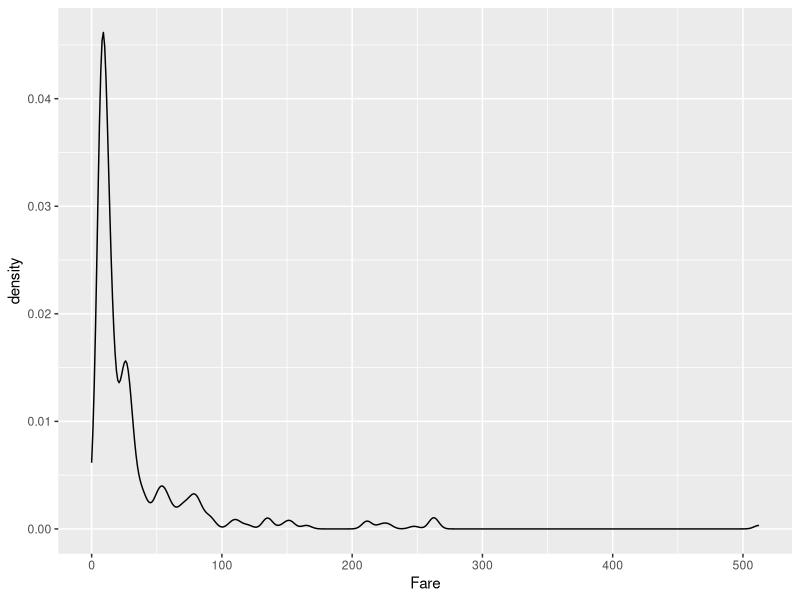
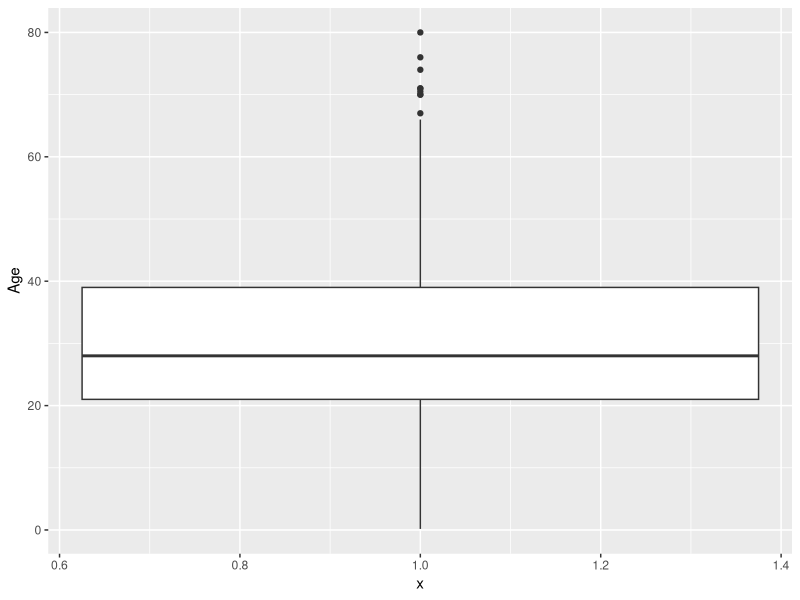
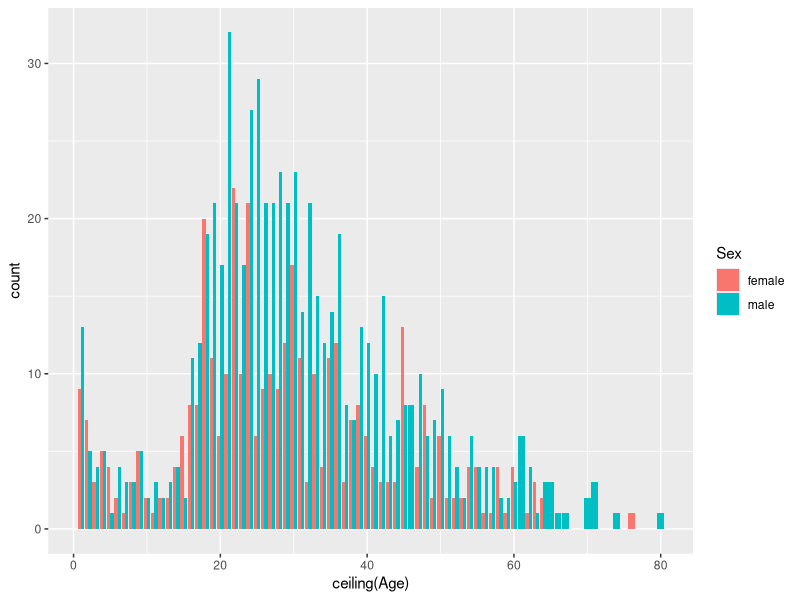
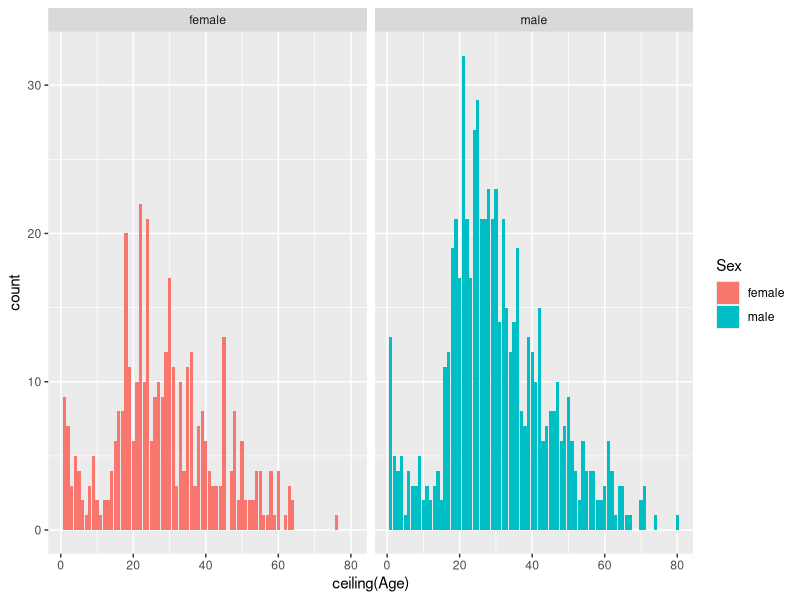
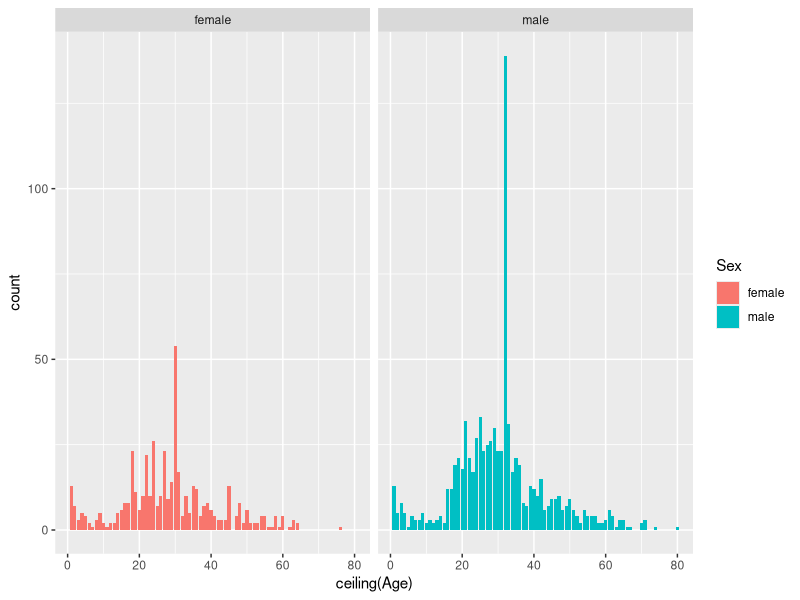
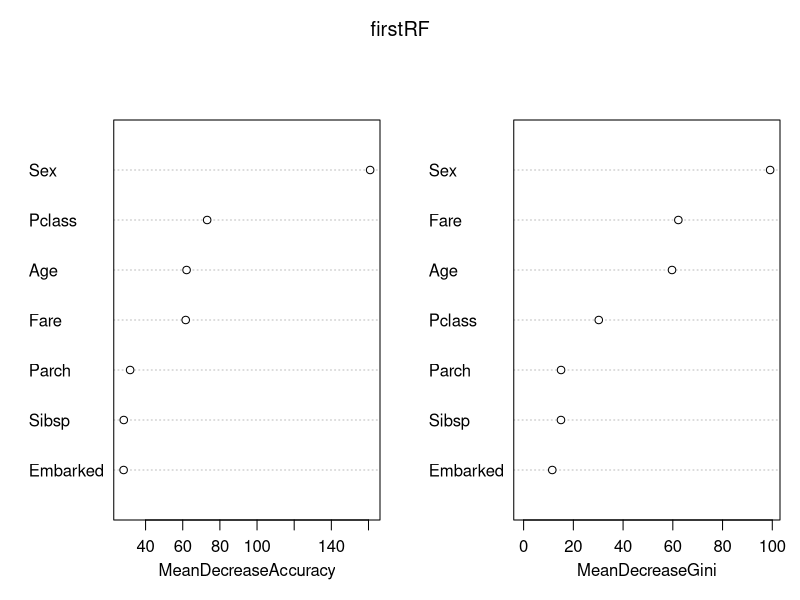
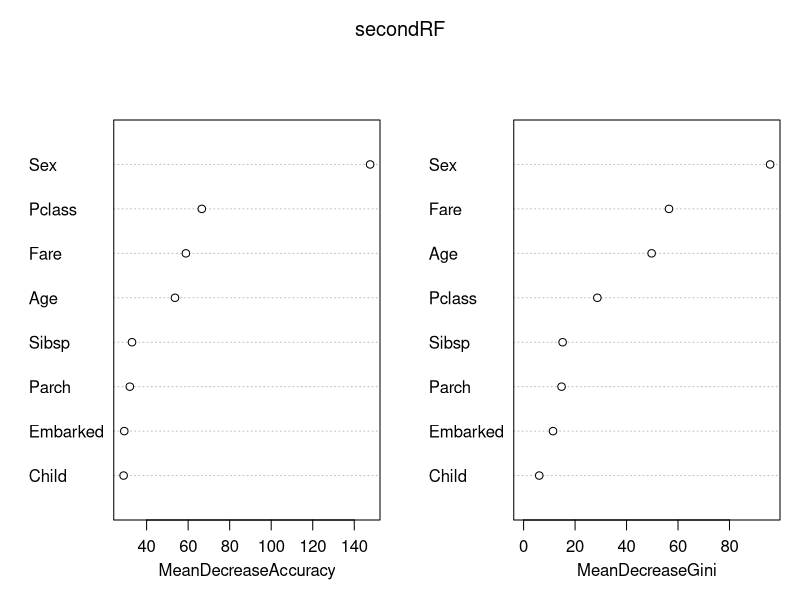

These charts were generated, in order, by the following R code: (Note: this script raises an error after producing the figures.)
# Week 5 ------------------------------------------------------------------

# Libraries
install.packages("rpart")
install.packages("randomForest")
library(rpart)                  # Predict age
library(randomForest)           # Random Forest
library(dplyr)                  # Manipulating the data
library(ggplot2)                # Visualizing the data

# 1. 데이터 수집
# Titanic 데이터
titanic <- read.csv("titanic.csv", stringsAsFactors = FALSE)
titanic <- tbl_df(titanic)
titanic
View(titanic)

# 2. 데이터 탐색 및 전처리
# 이전과 다르게 데이터가 굉장히 지저분하다.
# 따라서 전처리에 심혈을 기울여야 한다.
# 전처리를 하기 위해선 데이터의 분포, 결측값 등을 확인해야 한다.

str(titanic)
summary(titanic)

titanic$Sex <- as.factor(titanic$Sex)
titanic$Embarked <- as.factor(titanic$Embarked)
titanic$Survived <- as.factor(titanic$Survived)
titanic$Pclass <- as.factor(titanic$Pclass)

# 1등실, 2등실, 3등실의 분포를 확인하자.
# 하나의 데이터만 다룰 때는 attach() 함수를 이용해서
# 더 편하게 다룰 수 있다.
attach(titanic)                                 # 모든 칼럼이 변수화되었다.

table(Pclass)                                   # 3등실의 인원이 굉장히 많다.
table(Pclass, Sex)                              # 남녀의 비율을 볼 수 있다.
prop.table(table(Pclass, Sex), margin = 1)      # 전체적으로 남자가 많다.

# 결측값이 굉장히 많다.
# 당장에 나이 칼럼은 263개가 결측값이다.
# 우선 Fare 칼럼의 결측값 하나를 처리하자.

# Handle the missing data (1) : Fare
# 결측값이 하나다. 분포를 확인해보자.
ggplot(data = titanic, aes(x = Fare)) + 
        geom_density()                          # 왼쪽에 치우친 분포다.
summary(Fare)

# 중앙값이 평균에 비해 굉장히 작은 것을 알 수 있다.
# 결측값이 있는 경우, 데이터를 지우거나, 그 값을 채우면 된다.
# 이번엔, 전체 분포에 문제없도록 중앙값을 넣도록 한다.

titanic$Fare[is.na(Fare)] <- median(Fare, na.rm = T)

# Handle the missing data (2) : Embarked
# 이번엔 탑승지 데이터를 보도록 하자.
table(Embarked)                                 # 빈 데이터가 두 개가 있다.
# C : Cherbourg, Q : Queenstown, S : Southampton
# 빈 값들은 S로 바꿔주자. 제일 많기 때문에 두 개가 늘어도 문제가 없다.
titanic$Embarked[Embarked == ''] <- "S"
table(titanic$Embarked)
# 빈 곳에 0 이 있다. 없애려면
titanic$Embarked <- as.factor(as.character(titanic$Embarked))


# Handle the missing data (3) : Age
# 나이는 결측값이 263개나 되기 때문에, 기존의 방법으론 불가능하다.

ggplot(data = titanic, aes(x = 1, y = Age)) + 
        geom_boxplot()

table(ceiling(Age))

ggplot(data = titanic, aes(x = ceiling(Age), fill = Sex)) + 
        geom_bar(position = "dodge")

ggplot(data = titanic, aes(x = ceiling(Age), fill = Sex)) + 
        geom_bar() +
        facet_wrap( ~ Sex)

# 결측값을 제외하고 나이를 올림해서 막대그래프를 그리면 다음과 같다.
# 20세 근처의 승객이 가장 많고, 생각보다 1~10세가 많다.

# 어렵지만 선형회귀법을 사용해서 나이를 예측하자.
# 의사결정나무로도 예측할 수 있다. 하지만, 결과가 너무 이분법적으로 나옴
Agefit <- lm(Age ~ Sex + Fare + Embarked + Sibsp + Parch,
                data = titanic[!is.na(Age), ])

summary(Agefit)         # 모델이 심히 안좋다. 기본으로 29살로 시작해서 +- 3살

titanic$Age[is.na(Age)] <- predict(Agefit, titanic[is.na(titanic$Age), ])
summary(titanic$Age)                            # 결측값이 사라졌다.

titanic$Age[titanic$Age < 0] <- 1

ggplot(data = titanic, aes(x = ceiling(Age), fill = Sex)) + 
        geom_bar() +
        facet_wrap( ~ Sex)

# 기본적인 결측값 제거 작업은 완료했다.
# 훈련 데이터와 테스트 데이터를 나눠준다.
# 7:3 비율로 만들기 위해서 sample_frac() 함수를 사용하자.

set.seed(1234)                          # for reproducibility
train <- sample_frac(titanic, 0.7)
train <- train %>%
        arrange(Passengerid)
training_index <- train$Passengerid
test <- titanic[-training_index, ]

# 테스트 데이터에는 생존 여부 데이터가 있으면 안되므로 다른 곳에 저장한다.
survived_test <- test$Survived
test$Survived <- NULL


# 랜덤 포레스트를 적용시켜본다.
set.seed(1234)                          # for reproducibility
firstRF <- randomForest(Survived ~ Pclass + Sex + Age + Fare + Embarked + Sibsp + Parch,
                        data = train,
                        importance = TRUE,
                        ntree = 2000)

firstPredict <- predict(firstRF, test, type = "class")
varImpPlot(firstRF)

# 평가 방법은 Accuracy
# 올바른 예측 / 전체 관측치

accuracy <- function(predict, answer = survived_test){
        identical <- predict == answer
        return(sum(identical)/length(answer))
}

accuracy(firstPredict)                 

# 제법 높은 정확도지만, 새로운 변수를 만들어서 정확도를 높여보자.
# 번거롭지만 원래 데이터에 작업을 하고 다시 훈련 데이터와 테스트 데이터를 나누자.

# 1. Child
# 위키피디아 등을 통해서 어린이의 구조율이 제법 높음을 알 수 있다.
# 18세 미만을 Child로 정의하자.

titanic$Child <- 0

titanic$Child[titanic$Age < 18] <- 1
titanic$Child <- as.factor(titanic$Child)

train <- titanic[training_index, ]
test <- titanic[-training_index, ]

set.seed(1234)                          # for reproducibility
secondRF <- randomForest(Survived ~ Pclass + Sex + Age + Fare + Embarked + Sibsp + Parch + Child,
                        data = train,
                        importance = TRUE,
                        ntree = 2000)

secondPredict <- predict(secondRF, test, type = "class")
varImpPlot(secondRF)
accuracy(secondPredict)                 

# 2. 이름에서 사회적 지위를 알 수 있다.
Name[1]
strsplit("Allen, Miss. Elisabeth Walton", split = '[.,]')
# 두 번째가 Title을 의미한다. 이걸 빼내면 된다.
strsplit("Allen, Miss. Elisabeth Walton", split = '[.,]')[[1]][2]

splitToTitle <- function(x){
        strsplit(x, split = '[.,]')[[1]][2]
}

# sapply() 함수 기억 나시나요? :)
titanic$Title <- sapply(titanic$Name, FUN = splitToTitle)
titanic$Title <- sub(' ', '', titanic$Title)        # 빈공간 제거
table(titanic$Title)

# Mlle = Mademoiselle = Miss, Mme = Madame = Mrs
titanic$Title[titanic$Title == "Mlle"] <- "Miss"
titanic$Title[titanic$Title == "Mme"] <- "Mrs"
titanic$Title[titanic$Title %in% c("Capt", "Don", "Major", "Sir", "Col")] <- "Sir"
titanic$Title[titanic$Title %in% c("Dona", "Lady", "the Countess", "Jonkheer")] <- "Lady"
titanic$Title <- as.factor(titanic$Title)

titanic$Age <- Age

ageModel <- lm(formula = Age ~ Title + Fare + Sibsp + Parch,
               data = titanic[!is.na(Age)])

summary(ageModel)

titanic$Age[is.na(Age)] <- predict(ageModel, titanic[is.na(titanic$Age), ])

titanic$Age[titanic$Age < 0] <- 1

titanic$Child <- 0
titanic$Child[titanic$Age < 18] <- 1
titanic$Child <- as.factor(titanic$Child)

train <- titanic[training_index, ]
test <- titanic[-training_index, ]

set.seed(1234)                          # for reproducibility
thirdRF <- randomForest(Survived ~ Pclass + Sex + Age + Fare + Embarked + Sibsp + Parch + Child + Title,
                         data = train,
                         importance = TRUE,
                         ntree = 2000)

thirdPredict <- predict(thirdRF, test, type = "class")
varImpPlot(thirdRF)
accuracy(thirdPredict)                 

# 3. 가족 크기가 생존율에 영향을 미쳤을까?

titanic <- titanic %>%
        mutate(FamilySize = Sibsp + Parch + 1)
table(titanic$FamilySize)

train <- titanic[training_index, ]
test <- titanic[-training_index, ]

set.seed(1234)                          # for reproducibility
fourthRF <- randomForest(Survived ~ Pclass + Sex + Age + Fare + Embarked + Sibsp + Parch + Child + Title + FamilySize,
                        data = train,
                        importance = TRUE,
                        ntree = 2000)

fourthPredict <- predict(fourthRF, test, type = "class")
varImpPlot(fourthRF)
accuracy(fourthPredict)   

# 너무 변수가 많으면 과적합이 일어날 수 있다.
# 중요하지 않아보이는 변수들은 하나씩 제거해보자.
# 가장 높은 정확도를 보여주는 모델을 채택하면 된다.